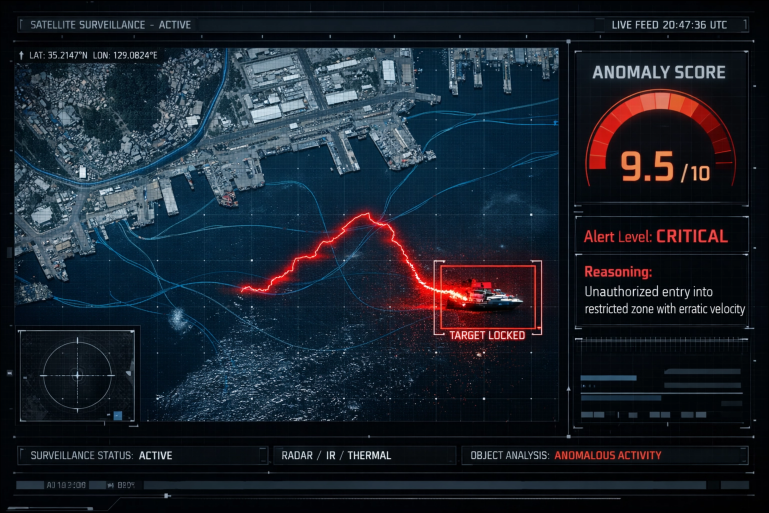
#> input picture anomaly_detection_dashboard.png, 1538 x 1026 px (shown at 1/2 size)
$ python -i real_detector.py   (imports and definitions only)
#> lines starting #> are read from the running program, lines starting #| are printed output that depends on the picture; after the words box and inside, x2 and y2 are one past the last pixel; in counts of white or black regions, pixels touching at a corner belong together
#> further down, picture is the input picture: shape (1026, 1538, 3); mean B, G, R 44.2, 34, 26.3
"""
Real Object Detector — Pixel-Based
====================================
Detects REAL objects in satellite imagery using image processing:

 - **SAR (Sentinel-1):** Ships appear as bright radar targets against
   dark ocean.  Uses CFAR-like adaptive thresholding to find them.
 - **Optical (Sentinel-2):** Detects bright/distinct objects on water
   (ships) and structured objects on land (infrastructure, vehicles)
   using contrast analysis and morphological operations.

No neural network needed — pure OpenCV image processing tuned for
10m-resolution Sentinel imagery where ships are 10-40 pixels long.
"""

import numpy as np
import cv2
import logging
from typing import List, Dict, Tuple, Optional

logger = logging.getLogger(__name__)


# [162 lines left out: function detect_real_objects_sar, not called in this run]


def detect_real_objects_optical(
    optical_img: np.ndarray,
    water_mask: Optional[np.ndarray] = None,
    min_area: int = 10,
    max_area: int = 3000,
) -> List[Dict]:
    """Detect real objects in optical Sentinel-2 imagery.

    On water: finds bright/white objects (ships, wakes) against dark sea.
    On land: finds high-contrast structures (buildings, vehicles, infrastructure).

    Parameters
    ----------
    optical_img : ndarray (H, W, 3) BGR optical image.
    water_mask : ndarray (H, W) bool.
    min_area, max_area : pixel area bounds.

    Returns
    -------
    list of detection dicts.
    """
#> called with min_area = 10, max_area = 3000
    if optical_img is None or optical_img.size == 0:
        return []

    img = optical_img.copy()
    if len(img.shape) == 2:
        img = cv2.cvtColor(img, cv2.COLOR_GRAY2BGR)

    h, w = img.shape[:2]
#> h = 1026; w = 1538
    gray = cv2.cvtColor(img, cv2.COLOR_BGR2GRAY)
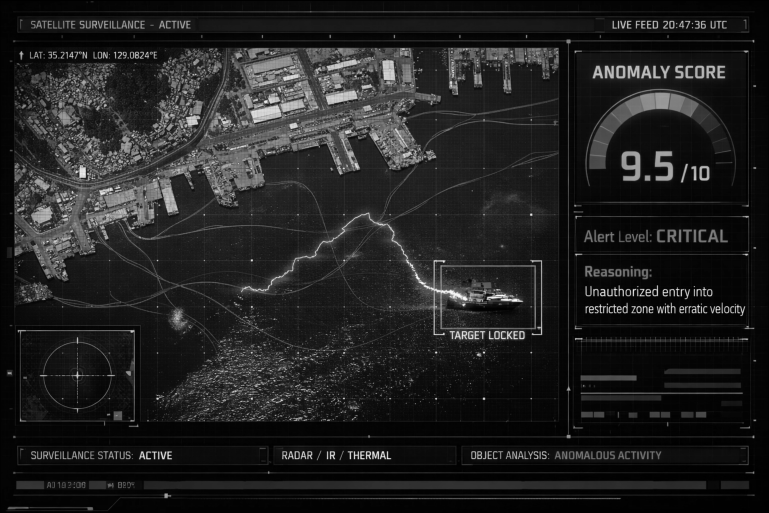
#> gray: shape (1026, 1538) (shown at 1/2 size); min 0, max 253, mean 32.9
    hsv = cv2.cvtColor(img, cv2.COLOR_BGR2HSV)
#> hsv: shape (1026, 1538, 3); mean H, S, V 104.4, 172.7, 49.2

    detections = []

    # ── Erode masks to create coastline buffer zone ──
    # This prevents false detections at the water/land boundary
    coast_kernel = cv2.getStructuringElement(cv2.MORPH_ELLIPSE, (51, 51))

    # ── Water-based detection (ships) ──
    if water_mask is not None and np.any(water_mask):
        wm = water_mask.copy()
        if wm.shape != (h, w):
            wm = cv2.resize(wm.astype(np.uint8), (w, h),
                            interpolation=cv2.INTER_NEAREST).astype(bool)

        # Erode water mask — only detect ships well INSIDE water, not at coast
        safe_water = cv2.erode(
            wm.astype(np.uint8) * 255, coast_kernel
        ) > 127

        # Within safe water, find bright objects
        water_gray = gray.copy()
        water_gray[~safe_water] = 0

        # Adaptive threshold — objects brighter than local water background
        blur = cv2.GaussianBlur(water_gray.astype(np.float32), (51, 51), 0)
        bright = (water_gray.astype(np.float32) - blur) > 15
        bright &= safe_water
        bright &= (gray > 50)  # minimum brightness

        bright_u8 = bright.astype(np.uint8) * 255
        kernel = cv2.getStructuringElement(cv2.MORPH_ELLIPSE, (3, 3))
        bright_u8 = cv2.morphologyEx(bright_u8, cv2.MORPH_CLOSE, kernel)

        contours, _ = cv2.findContours(
            bright_u8, cv2.RETR_EXTERNAL, cv2.CHAIN_APPROX_SIMPLE,
        )

        for cnt in contours:
            area = cv2.contourArea(cnt)
            if area < min_area or area > max_area:
                continue

            rect = cv2.minAreaRect(cnt)
            (cx, cy), (bw, bh), angle = rect
            if bw < 3 or bh < 3:
                continue

            # Confidence from brightness contrast
            roi_m = np.zeros_like(gray)
            cv2.drawContours(roi_m, [cnt], -1, 255, -1)
            mean_obj = cv2.mean(gray, mask=roi_m)[0]
            lcx, lcy = int(np.clip(cx, 0, w-1)), int(np.clip(cy, 0, h-1))
            bg_val = blur[lcy, lcx]
            contrast = (mean_obj - bg_val) / (bg_val + 1e-6)
            conf = float(np.clip(0.4 + 0.5 * contrast, 0.3, 0.95))

            aspect = max(bw, bh) / (min(bw, bh) + 1e-6)
            major = max(bw, bh)

            if major > 12 and aspect > 1.8:
                cls_name, cls_id = "ship", 2
            else:
                cls_name, cls_id = "naval_vessel", 14

            detections.append({
                "cx": float(cx), "cy": float(cy),
                "width": float(max(bw, bh)),
                "height": float(min(bw, bh)),
                "angle": float(angle),
                "class_name": cls_name, "class_id": cls_id,
                "confidence": conf, "area": float(area),
                "source": "optical_water",
            })

    # ── Land-based detection (infrastructure, vehicles) ──
    if water_mask is not None:
        land_mask = ~water_mask
        if land_mask.shape != (h, w):
            land_mask = cv2.resize(land_mask.astype(np.uint8), (w, h),
                                   interpolation=cv2.INTER_NEAREST).astype(bool)
        # Erode land mask — only detect on land well AWAY from coastline
        safe_land = cv2.erode(
            land_mask.astype(np.uint8) * 255, coast_kernel
        ) > 127
    else:
        land_mask = np.ones((h, w), dtype=bool)
        safe_land = land_mask

    if np.any(safe_land):
        # Detect high-contrast edges on land (structured objects)
        edges = cv2.Canny(gray, 50, 150)
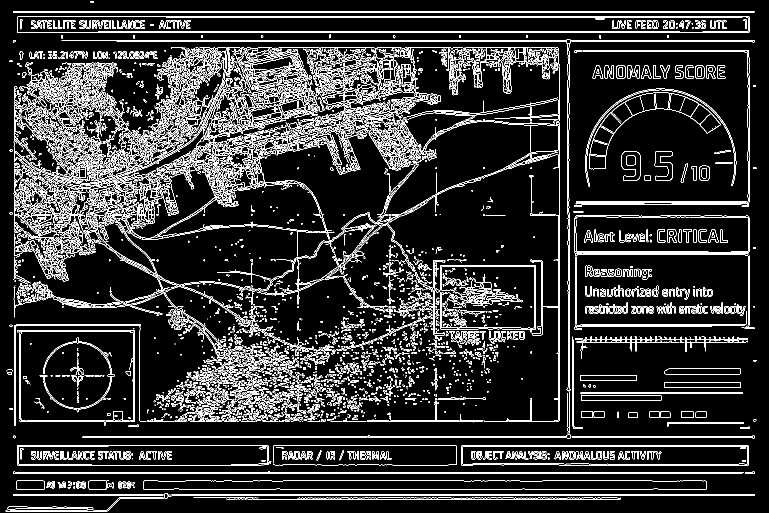
#> edges: shape (1026, 1538) (shown at 1/2 size); 11.8% white in thin lines or dots
        edges[~safe_land] = 0

        # Dilate to connect nearby edge fragments
        kernel_d = cv2.getStructuringElement(cv2.MORPH_RECT, (5, 5))
        edges_d = cv2.dilate(edges, kernel_d, iterations=1)
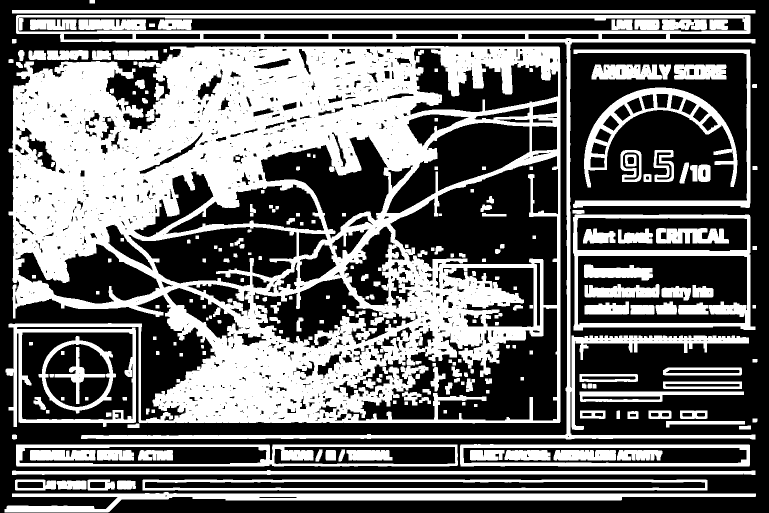
#> edges_d: shape (1026, 1538) (shown at 1/2 size); 42.6% white; 235 white regions

        contours_land, _ = cv2.findContours(
            edges_d, cv2.RETR_EXTERNAL, cv2.CHAIN_APPROX_SIMPLE,
        )
#> contours_land = 73 contours; largest, box (x1, y1, x2, y2) and area: (11, 92, 1121, 854) 769843, (32, 30, 1511, 879) 96078, (1146, 429, 1511, 661) 79241, (32, 889, 916, 933) 37594, (920, 888, 1500, 933) 24749

        land_dets = []
        for cnt in contours_land:
            area = cv2.contourArea(cnt)
            if area < 15 or area > 1500:
                continue

            rect = cv2.minAreaRect(cnt)
            (cx, cy), (bw, bh), angle = rect
            if bw < 4 or bh < 4 or max(bw, bh) > 100:
                continue

            # Check it's actually on safe land (away from coast)
            px, py = int(np.clip(cx, 0, w-1)), int(np.clip(cy, 0, h-1))
            if not safe_land[py, px]:
                continue

            # Compute local contrast as confidence proxy
            roi_m = np.zeros_like(gray)
            cv2.drawContours(roi_m, [cnt], -1, 255, -1)
            obj_std = cv2.meanStdDev(gray, mask=roi_m)[1][0][0]
            conf = float(np.clip(0.3 + obj_std / 80.0, 0.25, 0.85))

            aspect = max(bw, bh) / (min(bw, bh) + 1e-6)
            major = max(bw, bh)

            # Classify by shape
            if aspect > 3.0 and major > 20:
                cls_name, cls_id = "airstrip", 13
            elif major > 15 and aspect < 2.0:
                cls_name, cls_id = "supply_depot", 11
            elif major > 8:
                cls_name, cls_id = "vehicle", 0
            else:
                cls_name, cls_id = "vehicle", 0

            land_dets.append({
                "cx": float(cx), "cy": float(cy),
                "width": float(max(bw, bh)),
                "height": float(min(bw, bh)),
                "angle": float(angle),
                "class_name": cls_name, "class_id": cls_id,
                "confidence": conf, "area": float(area),
                "source": "optical_land",
            })
#> this loop made 73 passes
#> (cnt, area, cx, cy, bw, bh, angle, px) on passes 20, 30, 31, 34, 35, 36, 37: ([[303, 819], [303, 825], [309, 825], [309, 819]], 36, 306, 822, 6, 6, -90, 306), ([[359, 706], [359, 712], [365, 712], [365, 706]], 36, 362, 709, 6, 6, -90, 362), ([[405, 702], [405, 709], [411, 709], [411, 702]], 42, 408, 705.5, 7, 6, -90, 408), ([[347, 684], [347, 690], [352, 690], [352, 684]], 30, 349.5, 687, 6, 5, -90, 349), ([[306, 673], [306, 679], [312, 679], [312, 673]], 36, 309, 676, 6, 6, -90, 309), ([[1505, 610], [1505, 616], [1511, 616], [1511, 610]], 36, 1508, 613, 6, 6, -90, 1508), ([[311, 610], [311, 616], [318, 616], [318, 610]], 42, 314.5, 613, 6, 7, -90, 314)
#> (area, cx, cy, bw, bh, angle, px, py) on passes 2, 3, 5, 10, 11, 12: (582.5, 252.5, 969.5, 17, 37, -90, 252, 969), (915.5, 142.5, 969.5, 17, 59, -90, 142, 969), (1031, 202, 969.5, 21, 54, -90, 202, 969), (75, 28.5, 873.5, 9, 9, -90, 28, 873), (144.5, 1489.5, 854.5, 7, 23, -90, 1489, 854), (152, 266.5, 851, 8, 23, -90, 266, 851)
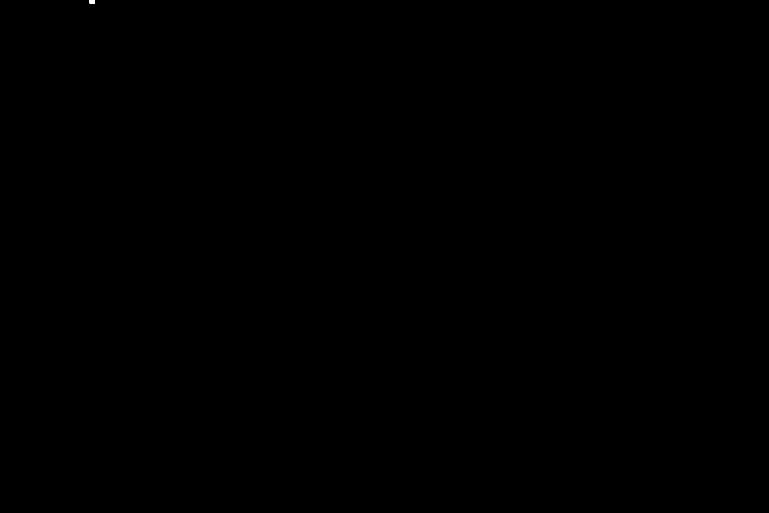
#> roi_m: shape (1026, 1538) (shown at 1/2 size); 0% white; 1 white region, box (x1, y1, x2, y2) and area: (179, 0, 190, 7) 77

        # Keep top detections by confidence (avoid flooding with edge noise)
        land_dets.sort(key=lambda d: d["confidence"], reverse=True)
        detections.extend(land_dets[:20])

    detections.sort(key=lambda d: d["confidence"], reverse=True)

    # Remove detections too close to image borders (edge artifacts)
    margin = 20
    detections = [d for d in detections
                  if margin < d["cx"] < w - margin
                  and margin < d["cy"] < h - margin]

    # STRICT terrain verification — ships MUST be on water, land objects on land
    if water_mask is not None:
        wm_check = water_mask.copy()
        if wm_check.shape != (h, w):
            wm_check = cv2.resize(wm_check.astype(np.uint8), (w, h),
                                  interpolation=cv2.INTER_NEAREST).astype(bool)
        verified = []
        for d in detections:
            px = int(np.clip(d["cx"], 0, w - 1))
            py = int(np.clip(d["cy"], 0, h - 1))
            is_water = wm_check[py, px]
            if d["source"] == "optical_water":
                # Ship/naval_vessel MUST be on water
                if is_water:
                    verified.append(d)
            else:
                # Land object MUST be on land
                if not is_water:
                    verified.append(d)
        detections = verified

    logger.info(f"Optical: detected {len(detections)} real targets")
    return detections


# [63 lines left out: functions merge_sar_optical_detections, detect_all_real_objects, not called in this run]

>>> import cv2
>>> picture = cv2.imread('../../anomaly_detection_dashboard.png')
>>> result = detect_real_objects_optical(picture)
